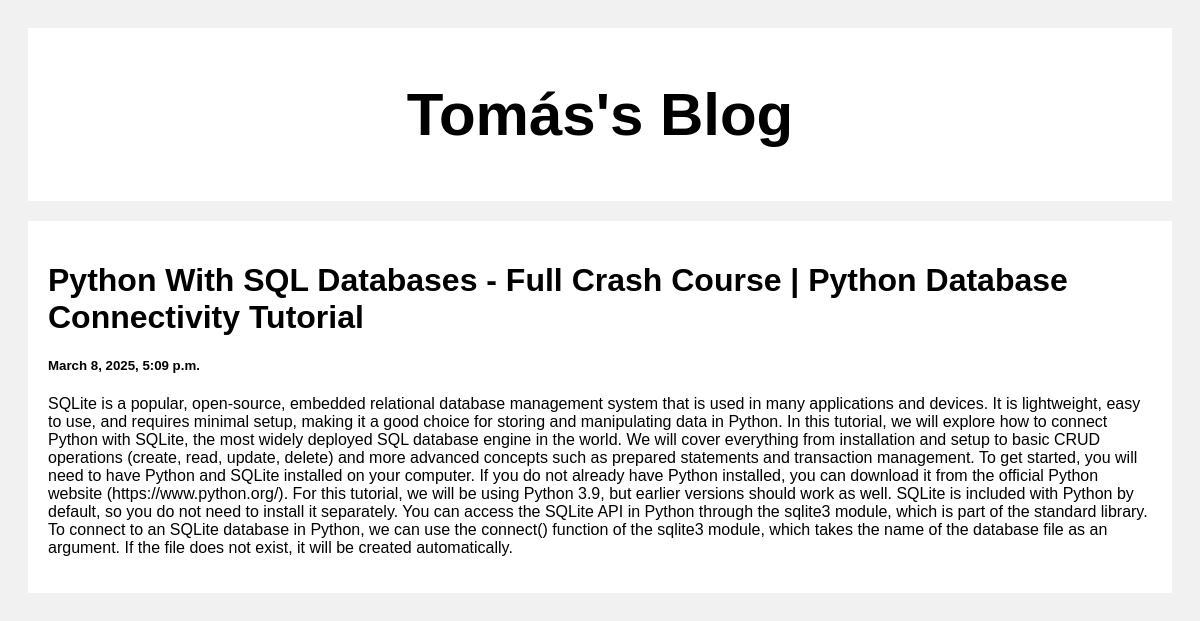
Screenshot of /post/2 with the database file from the repository.
### posts/views.py (the view)
def post(request, pk):
    posts = Post.objects.get(id=pk)
    return render(request, 'posts.html', {'posts': posts})

### templates/posts.html (shortened to what this page needs)
<!DOCTYPE html>
<html>
<head>
</head>
<body>
<div class="header">
  <h2>Tomás's Blog</h2>
</div>
<div class="row">
  <div class="leftcolumn">
    <div class="card">
        <h1>{{posts.title}}</h1>
        <h5>{{posts.created_at}}</h5>
        <p>{{posts.body}}</p>
    </div>
  </div>
</div>
</body>
</html>

### templates/posts.html (style rules this page uses)
* { box-sizing: border-box; }
body { font-family: Arial; padding: 20px; background: #f1f1f1; }
.header { padding: 2px; font-size: 40px; text-align: center; background: white; }
.leftcolumn { float: left; width: 100%; }
.card { background-color: white; padding: 20px; margin-top: 20px; }
.row:after { content: ""; display: table; clear: both; }

### rows the page displays
Post: title "Python With SQL Databases - Full Crash Course | Python Database Connectivity Tutorial", created_at "March 8, 2025, 5:09 p.m.", body "SQLite is a popular, open-source, embedded relational database management system that is used in many applications and devices. It is lightweight, easy to use, and requires minimal setup, making it a good choice for storing and manipulating data in Python. In this tutorial, we will explore how to connect Python with SQLite, the most widely deployed SQL database engine in the world. We will cover everything from installation and setup to basic CRUD operations (create, read, update, delete) and more advanced concepts such as prepared statements and transaction management. To get started, you will need to have Python and SQLite installed on your computer. If you do not already have Python…"
